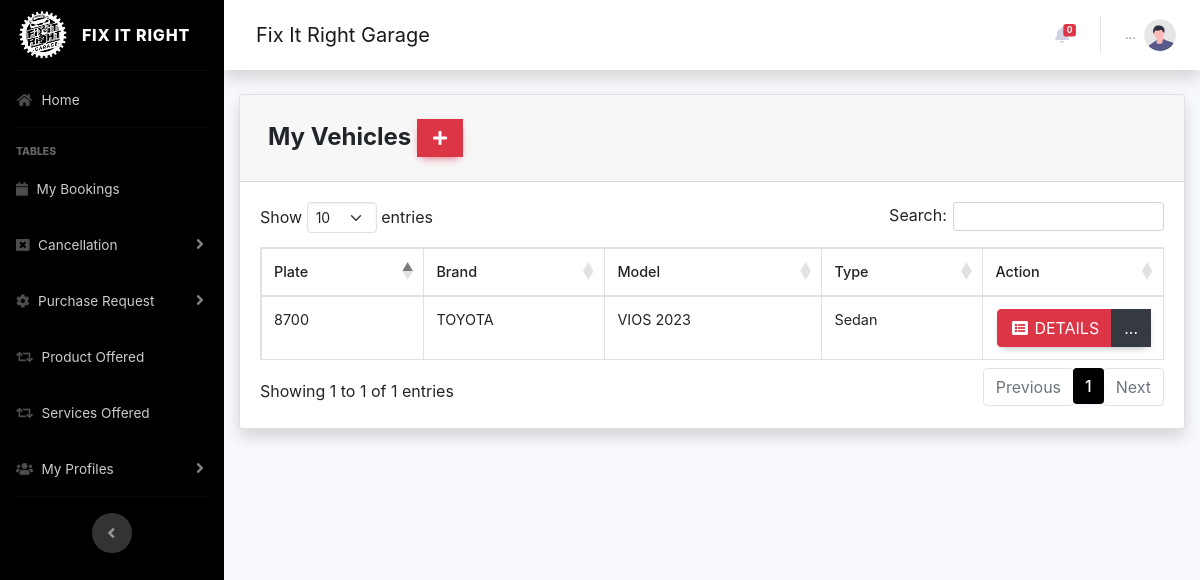
The page /pages/client/vehicle-user.php?editId=55 (signed in) on the database its author committed.
### tables this page shows
CREATE TABLE `cardata` (
  `id` int(11) NOT NULL,
  `username` varchar(64) NOT NULL,
  `useremail` varchar(128) NOT NULL,
  `userphone` varchar(24) NOT NULL,
  `plateid` int(64) NOT NULL,
  `carbrand` varchar(255) NOT NULL,
  `carmodel` varchar(255) NOT NULL,
  `carmanufacturer` varchar(255) NOT NULL,
  `dt` timestamp NOT NULL DEFAULT current_timestamp(),
  `cartype` varchar(255) NOT NULL,
  `carserialnumber` varchar(255) NOT NULL
);

### pages/client/vehicle-user.php (the view, shortened to what this page needs)
<?php
  include 'process/session.php';
 $tempids = $_GET['editId'];
 $query1 = "SELECT * FROM users WHERE id = '$tempids'";
                        $result1 = mysqli_query($con, $query1) or die (mysqli_error($db));
                        while ($row = mysqli_fetch_assoc($result1)) {
                            $name = $row['firstname'];
                            $lastname = $row['lastname'];
                        }
$sqlquery = "SELECT * FROM users WHERE id = $tempcode;";
     $result= $con->query($sqlquery);
     while($row = $result->fetch_assoc()) {
        $temp_type = $row['user_type'];
    }
?>
<!doctype html>
<html lang="en-US">
<head>
</head>
<body>
<?php
    if ($temp_type == "admin") { ?>
        <div class="card shadow mb-4">
            <div class="card-header py-3">
               <h4 class="m-2 font-weight-bold">Vehicles of <?php echo $name; echo "  ",$lastname;?> &nbsp;<a  href="employee_register.php" data-toggle="modal" data-target="#myModal" type="button" class="btn btn-danger" style="border-radius: 0px;"><i class="fas fa-fw fa-plus"></i></a></h4>
            </div>
            <div class="card-body">
              <div class="table-responsive">
                 <table class="table table-bordered" id="dataTable" width="100%" cellspacing="0">
                  <thead>
                        <tr>
                            <th>Plate</th>
                          <th>Brand</th>
                          <th>Model</th>
                          <th>Type</th>
                          <th width="20%">Action</th>
                        </tr>
                     </thead>
                    <tbody>
                <?php
                        $query = "SELECT * FROM cardata WHERE plateid = '$tempids'";
                        $result = mysqli_query($con, $query) or die (mysqli_error($db));
                        while ($row = mysqli_fetch_assoc($result)) {
                        echo '<tr>';
                        echo '<td>'. $row['userphone'].'</td>';
                        echo '<td>'. $row['carbrand'].'</td>';
                        echo '<td>'. $row['carmodel'].'</td>';
                        echo '<td>'. $row['cartype'].'</td>';
                      echo '<td align="right"> <div class="btn-group">
                             <a type="button" class="btn btn-danger" href="view/vehicle_details2.php?editId='.$row['id'] . '"><i class="fas fa-fw fa-list-alt"></i> Details</a>
                              <a type="button" class="btn btn-danger dropdown no-arrow" data-toggle="dropdown" style="color:white;">
                              ... <span class="caret"></span></a>
                            <ul class="dropdown-menu text-center" role="menu">
                                <li>
                                 </a>
                                   <a type="button" class="btn btn-warning bg-gradient-success btn-block" style="border-radius: 0px;" href="vehicle-transaction.php?editId='.$row['id']. '">
                                    <i class="fas fa-fw fa-car"></i> Transactions
                                  </a>
                                  <a type="button" class="btn btn-warning bg-gradient-warning btn-block" style="border-radius: 0px;" href="#.php?editId='.$row['id']. '">
                                    <i class="fas fa-fw fa-edit"></i> Edit
                                  </a>
                                   <a type="button" class="btn btn-danger bg-gradient-btn-danger btn-block" style="border-radius: 0px;" href="process/process.php?deletecustomer='.$row['id']. '">
                                    <i class="fas fa-fw fa-trash"></i> Delete
                                  </a>
                                </li>
                            </ul>
                            </div>
                          </div> </td>';
                        echo '</tr> ';
                        }
                    ?>
                    </tbody>
                </table>
                            </div>
            </div>
          </div>
      <?php } else { ?>
            <div class="card shadow mb-4">
            <div class="card-header py-3">
               <h4 class="m-2 font-weight-bold">My Vehicles&nbsp;<a  href="employee_register.php" data-toggle="modal" data-target="#myModal" type="button" class="btn btn-danger" style="border-radius: 0px;"><i class="fas fa-fw fa-plus"></i></a></h4>
            </div>
            <div class="card-body">
              <div class="table-responsive">
                 <table class="table table-bordered" id="dataTable" width="100%" cellspacing="0">
                  <thead>
                        <tr>
                            <th>Plate</th>
                          <th>Brand</th>
                          <th>Model</th>
                          <th>Type</th>
                          <th width="20%">Action</th>
                        </tr>
                     </thead>
                    <tbody>
                <?php
                        $query = "SELECT * FROM cardata WHERE plateid = '$tempids'";
                        $result = mysqli_query($con, $query) or die (mysqli_error($db));
                        while ($row = mysqli_fetch_assoc($result)) {
                        echo '<tr>';
                        echo '<td>'. $row['userphone'].'</td>';
                        echo '<td>'. $row['carbrand'].'</td>';
                        echo '<td>'. $row['carmodel'].'</td>';
                        echo '<td>'. $row['cartype'].'</td>';
                      echo '<td align="right"> <div class="btn-group">
                             <a type="button" class="btn btn-danger" href="view/vehicle_details2.php?editId='.$row['id'] . '"><i class="fas fa-fw fa-list-alt"></i> Details</a>
                              <a type="button" class="btn btn-dark dropdown no-arrow" data-toggle="dropdown" style="color:white;">
                              ... <span class="caret"></span></a>
                            <ul class="dropdown-menu text-center" role="menu">
                                <li>
                                 </a>
                                   <a type="button" class="btn btn-warning bg-gradient-success btn-block" style="border-radius: 0px;" href="vehicle-transaction.php?editId='.$row['id']. '">
                                    <i class="fas fa-fw fa-car"></i> Transactions
                                  </a>
                                  <a type="button" class="btn btn-warning bg-gradient-warning btn-block" style="border-radius: 0px;" href="update/vehicle_brand_edit.php?editId='.$row['id']. '">
                                    <i class="fas fa-fw fa-edit"></i> Edit
                                  </a>
                                   <a type="button" class="btn btn-danger bg-gradient-btn-danger btn-block" style="border-radius: 0px;" href="process/process.php?deletecustomer='.$row['id']. '">
                                    <i class="fas fa-fw fa-trash"></i> Delete
                                  </a>
                                </li>
                            </ul>
                            </div>
                          </div> </td>';
                        }
                    ?>
                            </div>
            </div>
          </div>
        <?php } ?>
  </body>
  </html>
<?php
include ('footer.php');
 ?>

### pages/client/css/all.css (style rules this page uses)
.fa, .fas, .far, .fal, .fad, .fab { -moz-osx-font-smoothing: grayscale; -webkit-font-smoothing: antialiased; display: inline-block; font-style: normal; font-variant: normal; text-rendering: auto; line-height: 1; }
.fa-fw { text-align: center; width: 1.25em; }
.fa-list-alt:before { content: "\f022"; }
.fa-plus:before { content: "\f067"; }
.fa, .fas { font-family: 'Font Awesome 5 Free'; font-weight: 900; }

### pages/client/footer.php (style rules this page uses)
body { font-family: 'Poppins', sans-serif; }

### rows shown on the page
cardata: userphone "8700", carbrand "TOYOTA", carmodel "VIOS 2023", cartype "Sedan"

### other values the page prints
$nummy2 "0"
